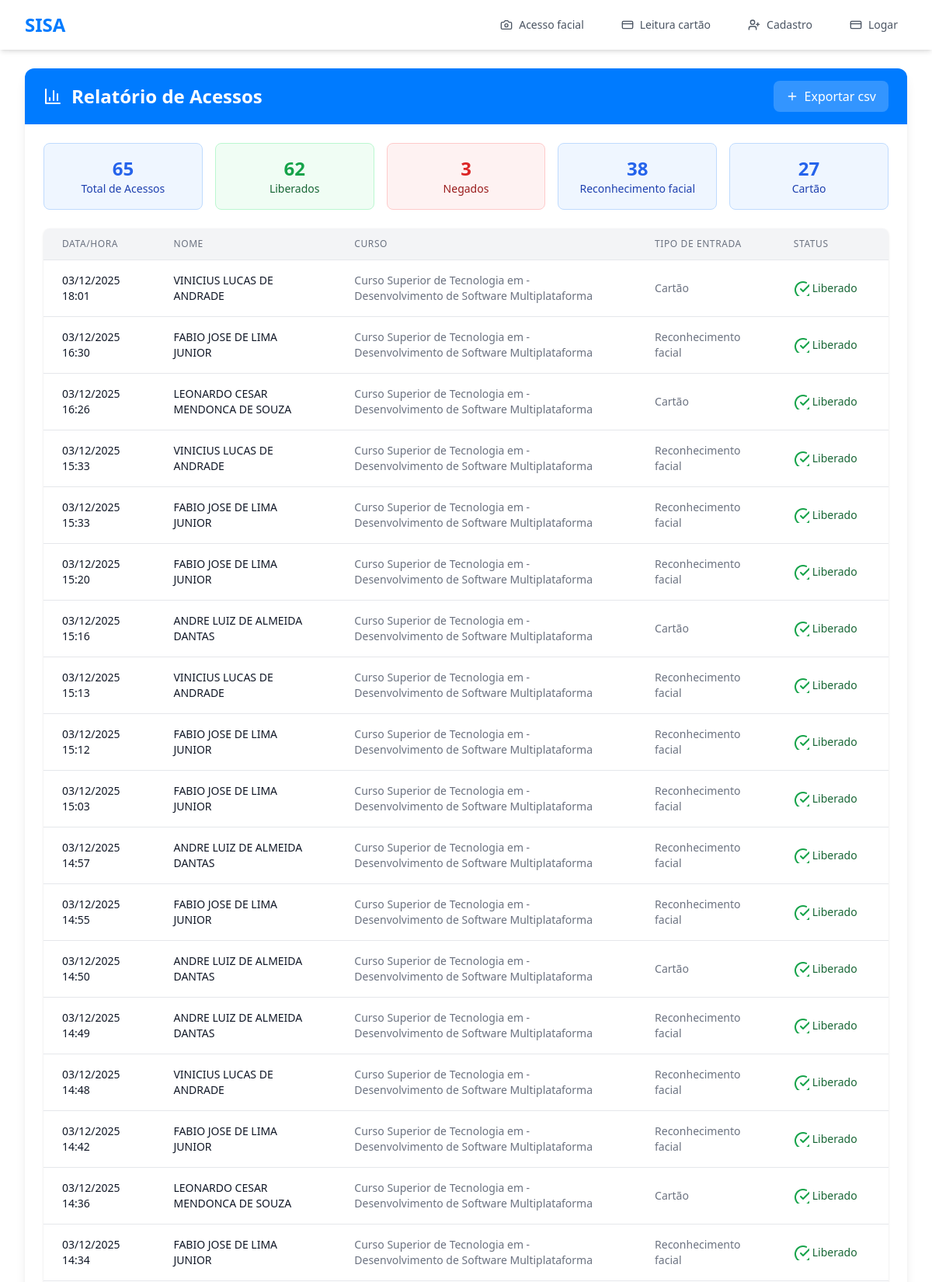
Screenshot of /relatorios (upper part) with the database file from the repository.
### app/models.py (models this page shows)
class Relatorio(models.Model):
    nome = models.CharField(max_length=255)
    faculdade = models.CharField(max_length=255)
    curso = models.CharField(max_length=255)
    turno = models.CharField(max_length=20)
    status = models.BooleanField()
    face_ou_cartao = models.BooleanField()
    data = models.DateTimeField(auto_now_add=True)

### app/views.py (the view)
# urls.py: path('relatorios', views.relatorios, name='relatorios'),
def relatorios(request):
    relatorio = Relatorio.objects.all().values().order_by('-data')
    total = Relatorio.objects.count()
    liberados = Relatorio.objects.filter(status=True).count()
    negados = Relatorio.objects.filter(status=False).count()
    face = Relatorio.objects.filter(face_ou_cartao=False).count()
    cartao = Relatorio.objects.filter(face_ou_cartao=True).count()
    return render(request, 'relatorios.html', {'relatorio': relatorio, 'total':total, 'liberados':liberados, 'negados':negados, 'face':face, 'cartao':cartao})

### app/templates/relatorios.html (shortened to what this page needs)
{%extends 'base.html' %}
{% block conteudo%}
<main class="max-w-7xl mx-auto py-6 px-4 mt-16 sm:px-6 lg:px-8">
        <div class="space-y-6">
            <div class="bg-white rounded-xl shadow-lg overflow-hidden">
                <div class="bg-[#007BFF] px-6 py-4 flex items-center justify-between">
                    <h1 class="text-2xl font-bold text-white flex items-center">
                        <svg xmlns="http://www.w3.org/2000/svg" width="24" height="24" fill="none" stroke="currentColor"
                            stroke-width="2" stroke-linecap="round" stroke-linejoin="round"
                            class="lucide lucide-bar-chart3 w-6 h-6 mr-3">
                            <path d="M3 3v18h18"></path>
                            <path d="M18 17V9"></path>
                            <path d="M13 17V5"></path>
                            <path d="M8 17v-3"></path>
                        </svg>
                        Relatório de Acessos
                    </h1>
                    <form action="{% url 'exportCsv' %}">
                        <button
                            class="bg-white/20 hover:bg-white/30 text-white font-medium py-2 px-4 rounded-lg transition-colors flex items-center space-x-2">
                            <svg xmlns="http://www.w3.org/2000/svg" width="24" height="24" viewBox="0 0 24 24"
                                fill="none" stroke="currentColor" stroke-width="2" stroke-linecap="round"
                                stroke-linejoin="round" class="lucide lucide-plus w-4 h-4" type="submit">
                                <path d="M5 12h14"></path>
                                <path d="M12 5v14"></path>
                            </svg>
                            <span>Exportar csv</span>
                        </button>
                    </form>
                </div>
                <div class="p-6">
                    <div class="grid grid-cols-2 md:grid-cols-5 gap-4 mb-6">
                        <div class="bg-blue-50 border border-blue-200 rounded-lg p-4 text-center">
                            <div class="text-2xl font-bold text-blue-600">{{total}}</div>
                            <div class="text-sm text-blue-800">Total de Acessos</div>
                        </div>
                        <div class="bg-green-50 border border-green-200 rounded-lg p-4 text-center">
                            <div class="text-2xl font-bold text-green-600">{{liberados}}</div>
                            <div class="text-sm text-green-800">Liberados</div>
                        </div>
                        <div class="bg-red-50 border border-red-200 rounded-lg p-4 text-center">
                            <div class="text-2xl font-bold text-red-600">{{negados}}</div>
                            <div class="text-sm text-red-800">Negados</div>
                        </div>
                        <div class="bg-blue-50 border border-blue-200 rounded-lg p-4 text-center">
                            <div class="text-2xl font-bold text-blue-600">{{face}}</div>
                            <div class="text-sm text-blue-800">Reconhecimento facial</div>
                        </div>
                        <div class="bg-blue-50 border border-blue-200 rounded-lg p-4 text-center">
                            <div class="text-2xl font-bold text-blue-600">{{cartao}}</div>
                            <div class="text-sm text-blue-800">Cartão</div>
                        </div>
                    </div>
                    <div class="overflow-x-auto rounded-lg shadow">
                        <table class="min-w-full divide-y divide-gray-200">
                            <thead class="bg-gray-100">
                                <tr>
                                    <th
                                        class="px-6 py-3 text-left text-xs font-medium text-gray-500 uppercase tracking-wider">
                                        Data/Hora</th>
                                    <th
                                        class="px-6 py-3 text-left text-xs font-medium text-gray-500 uppercase tracking-wider">
                                        Nome</th>
                                    <th
                                        class="px-6 py-3 text-left text-xs font-medium text-gray-500 uppercase tracking-wider">
                                        Curso</th>
                                        <th
                                        class="px-6 py-3 text-left text-xs font-medium text-gray-500 uppercase tracking-wider">
                                        Tipo de entrada</th>
                                    <th
                                        class="px-6 py-3 text-left text-xs font-medium text-gray-500 uppercase tracking-wider">
                                        Status</th>
                                </tr>
                            </thead>
                            <tbody class="bg-white divide-y divide-gray-200">
                                {% for item in relatorio %}
                                <tr class="hover:bg-gray-50">
                                    <td class="px-6 py-4 text-sm text-gray-900">{{ item.data|date:"d/m/Y H:i" }}</td>
                                    <td class="px-6 py-4 text-sm font-medium text-gray-900">{{item.nome}}</td>
                                    <td class="px-6 py-4 text-sm text-gray-500">{{item.curso}}</td>
                                    {% if item.face_ou_cartao %}
                                    <td class="px-6 py-4 text-sm text-gray-500">Cartão</td>
                                    {% else %}
                                    <td class="px-6 py-4 text-sm text-gray-500">Reconhecimento facial</td>
                                    {% endif %}
                                    <td class="px-6 py-4 text-sm text-gray-500">
                                        <div class="flex items-center space-x-1">
                                            {% if item.status %}
                                            <svg xmlns="http://www.w3.org/2000/svg" width="20" height="20" fill="none"
                                                stroke="currentColor" stroke-width="2" stroke-linecap="round"
                                                stroke-linejoin="round"
                                                class="lucide lucide-check-circle text-green-600">
                                                <path d="M22 11.08V12a10 10 0 1 1-5.93-9.14"></path>
                                                <path d="m9 11 3 3L22 4"></path>
                                            </svg>
                                            <span class="text-green-800 font-medium">Liberado</span>
                                            {% endif %}
                                        </div>
                                    </td>
                                    {% endfor %}
                                </tr>
                            </tbody>
                        </table>
                    </div>
                </div>
            </div>
        </div>
    </main>
{% endblock %}

### rows the page displays
Relatorio: data "03/12/2025 18:01", nome "VINICIUS LUCAS DE ANDRADE", curso "Curso Superior de Tecnologia em - Desenvolvimento de Software Multiplataforma", face_ou_cartao "Cartão", status True (drawn)
Relatorio: data "03/12/2025 16:30", nome "FABIO JOSE DE LIMA JUNIOR", curso "Curso Superior de Tecnologia em - Desenvolvimento de Software Multiplataforma", face_ou_cartao "Reconhecimento facial", status True (drawn)
Relatorio: data "03/12/2025 16:26", nome "LEONARDO CESAR MENDONCA DE SOUZA", curso "Curso Superior de Tecnologia em - Desenvolvimento de Software Multiplataforma", face_ou_cartao "Cartão", status True (drawn)
Relatorio: data "03/12/2025 15:33", nome "VINICIUS LUCAS DE ANDRADE", curso "Curso Superior de Tecnologia em - Desenvolvimento de Software Multiplataforma", face_ou_cartao "Reconhecimento facial", status True (drawn)
Relatorio: data "03/12/2025 15:33", nome "FABIO JOSE DE LIMA JUNIOR", curso "Curso Superior de Tecnologia em - Desenvolvimento de Software Multiplataforma", face_ou_cartao "Reconhecimento facial", status True (drawn)
Relatorio: data "03/12/2025 15:20", nome "FABIO JOSE DE LIMA JUNIOR", curso "Curso Superior de Tecnologia em - Desenvolvimento de Software Multiplataforma", face_ou_cartao "Reconhecimento facial", status True (drawn)
Relatorio: data "03/12/2025 15:16", nome "ANDRE LUIZ DE ALMEIDA DANTAS", curso "Curso Superior de Tecnologia em - Desenvolvimento de Software Multiplataforma", face_ou_cartao "Cartão", status True (drawn)
Relatorio: data "03/12/2025 15:13", nome "VINICIUS LUCAS DE ANDRADE", curso "Curso Superior de Tecnologia em - Desenvolvimento de Software Multiplataforma", face_ou_cartao "Reconhecimento facial", status True (drawn)
Relatorio: data "03/12/2025 15:12", nome "FABIO JOSE DE LIMA JUNIOR", curso "Curso Superior de Tecnologia em - Desenvolvimento de Software Multiplataforma", face_ou_cartao "Reconhecimento facial", status True (drawn)
Relatorio: data "03/12/2025 15:03", nome "FABIO JOSE DE LIMA JUNIOR", curso "Curso Superior de Tecnologia em - Desenvolvimento de Software Multiplataforma", face_ou_cartao "Reconhecimento facial", status True (drawn)
Relatorio: data "03/12/2025 14:57", nome "ANDRE LUIZ DE ALMEIDA DANTAS", curso "Curso Superior de Tecnologia em - Desenvolvimento de Software Multiplataforma", face_ou_cartao "Reconhecimento facial", status True (drawn)
Relatorio: data "03/12/2025 14:55", nome "FABIO JOSE DE LIMA JUNIOR", curso "Curso Superior de Tecnologia em - Desenvolvimento de Software Multiplataforma", face_ou_cartao "Reconhecimento facial", status True (drawn)
Relatorio: data "03/12/2025 14:50", nome "ANDRE LUIZ DE ALMEIDA DANTAS", curso "Curso Superior de Tecnologia em - Desenvolvimento de Software Multiplataforma", face_ou_cartao "Cartão", status True (drawn)
Relatorio: data "03/12/2025 14:49", nome "ANDRE LUIZ DE ALMEIDA DANTAS", curso "Curso Superior de Tecnologia em - Desenvolvimento de Software Multiplataforma", face_ou_cartao "Reconhecimento facial", status True (drawn)
Relatorio: data "03/12/2025 14:48", nome "VINICIUS LUCAS DE ANDRADE", curso "Curso Superior de Tecnologia em - Desenvolvimento de Software Multiplataforma", face_ou_cartao "Reconhecimento facial", status True (drawn)
Relatorio: data "03/12/2025 14:42", nome "FABIO JOSE DE LIMA JUNIOR", curso "Curso Superior de Tecnologia em - Desenvolvimento de Software Multiplataforma", face_ou_cartao "Reconhecimento facial", status True (drawn)
Relatorio: data "03/12/2025 14:36", nome "LEONARDO CESAR MENDONCA DE SOUZA", curso "Curso Superior de Tecnologia em - Desenvolvimento de Software Multiplataforma", face_ou_cartao "Cartão", status True (drawn)
Relatorio: data "03/12/2025 14:34", nome "FABIO JOSE DE LIMA JUNIOR", curso "Curso Superior de Tecnologia em - Desenvolvimento de Software Multiplataforma", face_ou_cartao "Reconhecimento facial", status True (drawn)

### other values shown
{{ total }} "65"
{{ liberados }} "62"
{{ negados }} "3"
{{ face }} "38"
{{ cartao }} "27"
